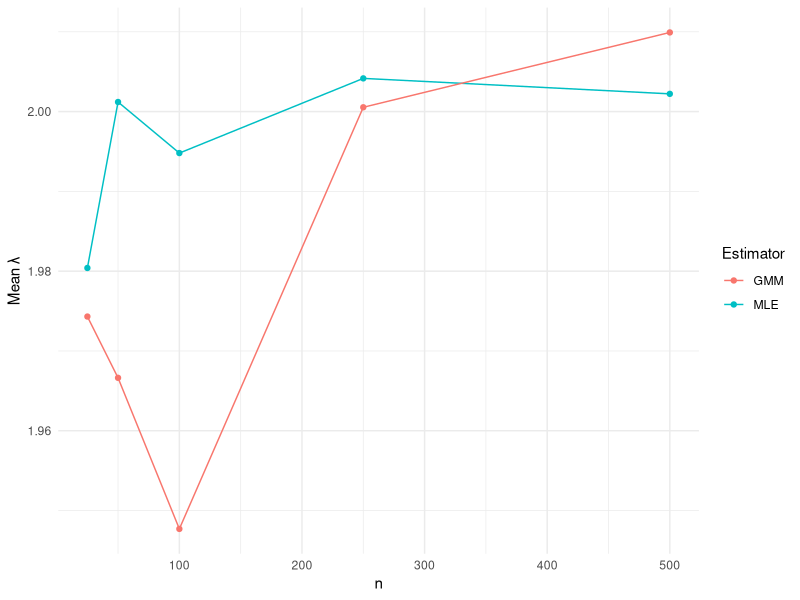
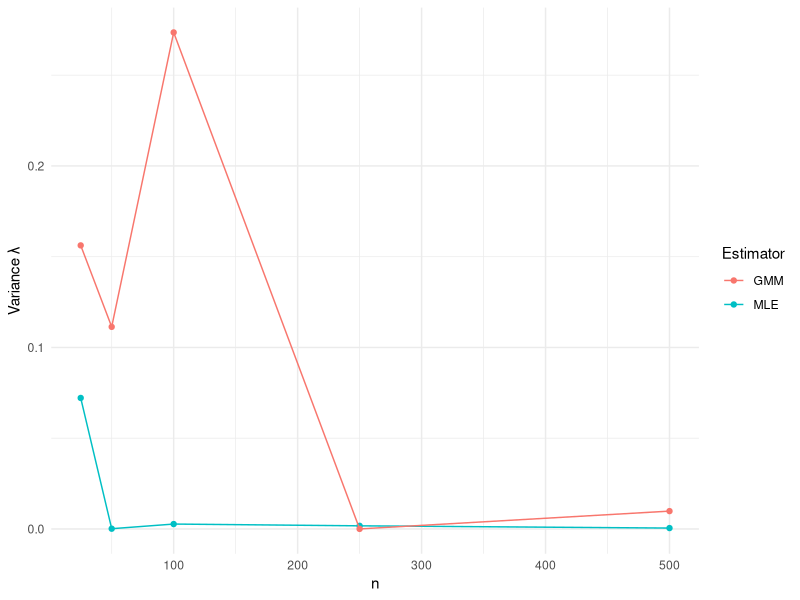
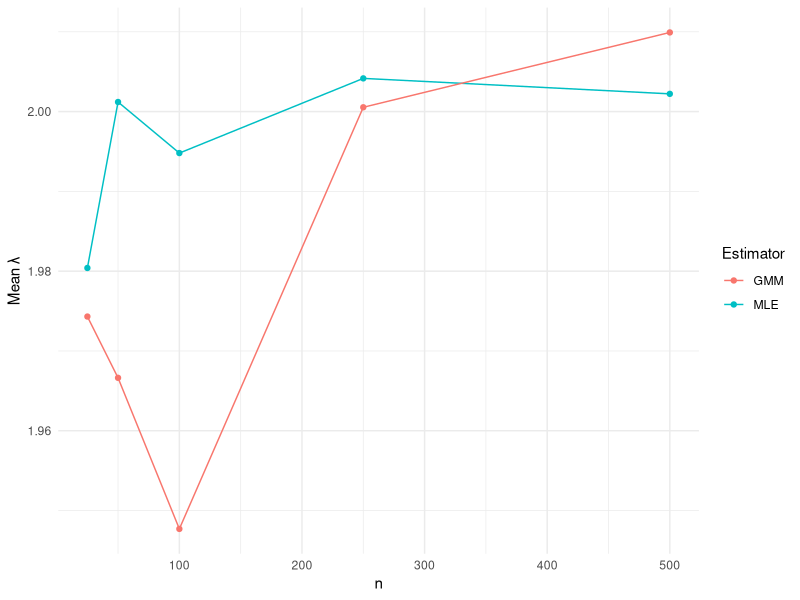
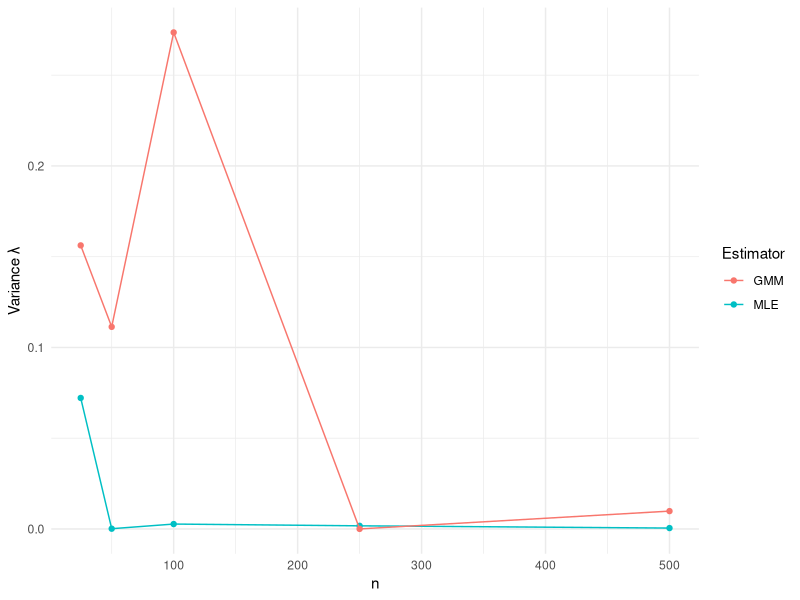

Generate these figures, in order, with R:
########################
######### PS 3 #########
########################

#load packages#
library(dplyr)
library(ggplot2)

##### Q 1 ################

### d ###

N <- c(25, 50, 100, 250, 500) #samples sizes 

for (n in N) {
  
  for (i in 1:100) {
  
  x_i_n <- rpois(n, 2)
  
  x_bar <- mean(x_i_n) 
  
  s2 <- mean((x_i_n - x_bar)^2)
  
  lambda_hat_MLE_n_i <- sum(x_i_n)/n
  
  lambda_hat_GMM_n_i <- (x_bar + s2)/2
  
    if (i == 1) {
  
    est_n <- tibble(
    lambda_hat_MLE = lambda_hat_MLE_n_i, 
    lambda_hat_GMM = lambda_hat_GMM_n_i, 
    i = i,  
    n = n 
      )
    }
  
    else{ 
    est_n <- rbind(est_n, tibble(
    lambda_hat_MLE = lambda_hat_MLE_n_i, 
    lambda_hat_GMM = lambda_hat_GMM_n_i, 
    i = i,  
    n = n

    ))
    }
  }
  
  #Calculate mean estimtors#
  
  lambda_MLE_bar_n <- sum(est_n$lambda_hat_MLE) / 100
  var_lambda_MLE_n <- (1 / 100) * sum((est_n$lambda_hat_MLE - 2)^2)
  
  lambda_GMM_bar_n <- sum(est_n$lambda_hat_GMM)/100
  var_lambda_GMM_n <- (1 / 100) * sum((est_n$lambda_hat_GMM - 2)^2)
  
  if (n == 25) {
    
    est_all <- tibble(  
    lambda_MLE_bar = lambda_MLE_bar_n, 
    var_lambda_MLE = var_lambda_MLE_n, 
    
    lambda_GMM_bar = lambda_GMM_bar_n, 
    var_lambda_GMM = var_lambda_GMM_n, 
    
    n = n 
    )
  }
  
  else {
    est_all <- rbind(est_all, tibble(
      lambda_MLE_bar = sum(est_n$lambda_hat_MLE) / 100, 
      var_lambda_MLE = (sum(est_n$lambda_hat_MLE - 2))^2 / 100, 
      
      lambda_GMM_bar = sum(est_n$lambda_hat_GMM)/100, 
      var_lambda_GMM = (sum(est_n$lambda_hat_GMM - 2))^2 / 100, 
      
      n = n 
    ))
  }
}


# Plot the estimators over n # 

# Lambda bar # 

plot_1 <-ggplot(est_all, aes(x = n)) +
  geom_line(aes(y = lambda_MLE_bar, color = "MLE")) +
  geom_point(aes(y = lambda_MLE_bar, color = "MLE")) +
  geom_line(aes(y = lambda_GMM_bar, color = "GMM")) +
  geom_point(aes(y = lambda_GMM_bar, color = "GMM")) +
  labs(
    y = "Mean λ",
    color = "Estimator"
  ) +
  theme_minimal()

print(plot_1)

ggsave(
  filename = "lambda_bar_estimates.pdf",
  plot     = plot_1,
  width    = 8,
  height   = 6
)

# Variance # 

plot_2 <-ggplot(est_all, aes(x = n)) +
  geom_line(aes(y = var_lambda_MLE, color = "MLE")) +
  geom_point(aes(y = var_lambda_MLE, color = "MLE")) +
  geom_line(aes(y = var_lambda_GMM, color = "GMM")) +
  geom_point(aes(y = var_lambda_GMM, color = "GMM")) +
  labs(
    y = "Variance λ",
    color = "Estimator"
  ) +
  theme_minimal()

print(plot_2)

ggsave(
  filename = "var_lambda_estimates.pdf",
  plot     = plot_2,
  width    = 8,
  height   = 6
)

######## e #########


